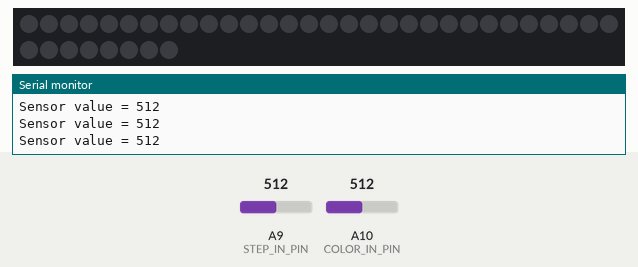
Bench run of a sketch on a simulated Arduino Mega 2560, built with avr-gcc and run on an emulated ATmega2560. Parts: 38 RGB LEDs in strip order, left to right, continuing on the next row, the last lines printed to the serial monitor. The inputs (shaded band) are chosen by the test bench; at power-on: A9 (STEP_IN_PIN) = 512, A10 (COLOR_IN_PIN) = 512.

Above: at 1.2 s.
1.3 s: A9 (STEP_IN_PIN) set to 0
At 1.8 s:
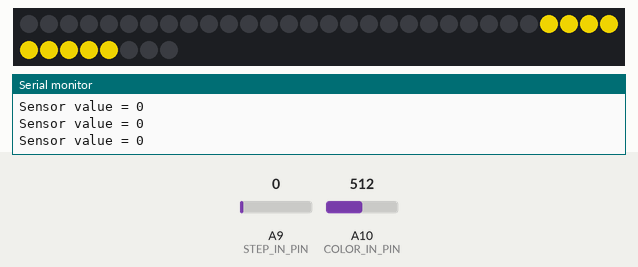
3.7 s: A9 (STEP_IN_PIN) set to 67
At 4.02 s:
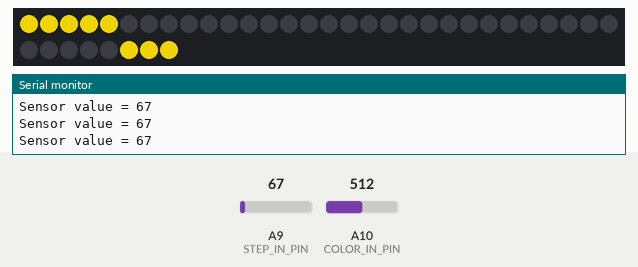
5.3 s: A9 (STEP_IN_PIN) set to 79
At 7.8 s:
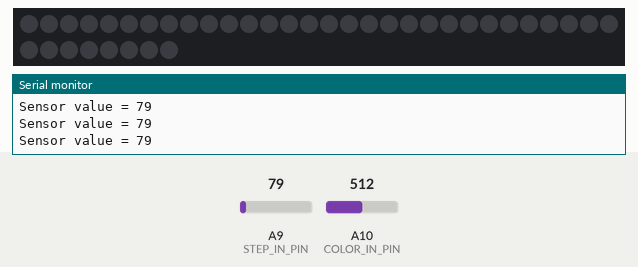
Timing chart, 0 to 9.3 s (numbered marks = the images above; inputs shaded):
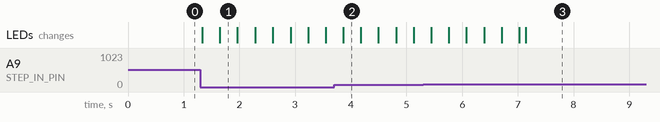

Measured:
- the behaviour switches between 74 and 75 on A9 (STEP_IN_PIN) (found by bisection; images 2 and 3)
- after the input at 1.3 s, the LEDs: first change at once (image 1 shows a later state)
- after the input at 5.3 s, the LEDs: first differ from a run without the input after 1.8 s (image 3)

The sketch:

LED_Sneakers.ino
```cpp
#include "Button.h"
#include "ShoeAnimation.h"
#include "ColorButton.h"
#include <Adafruit_NeoPixel.h>
#include <EEPROM.h>

#define PRINT_SENSOR_VALUE true    // Print the step sensor value to the console

// Define all our inputs and outputs
#define STEP_IN_PIN A9              // Analog input pin that the step potentiometer is attached to
#define STEP_INPUT 9                // Analog input pin that the step potentiometer is attached to
#define COLOR_IN_PIN A10            // Analog input pin that the color potentiometer is attached to
#define COLOR_INPUT 10              // Analog input pin that the color potentiometer is attached to
#define LED_OUTPUT 6                // Output pin that the Neo Pixel LEDs are attached to

// Set these based on individual shoe and potentiometer sensitivies
// Right = 44 - 100 (75)
// Left = 50 - 115
#define STEP_SENSOR_TRIGGER 75      // The LEDs will be triggered when the step input goes below this value
#define NUM_LEDS 38                 // The number of LEDs on the shoe
#define FIRST_LED 34                // The index of the first LED on the shoe to start the cycle with
#define REVERSE_ANIMATION true      // If the LED animation should animate from outside-in

// Some constants used for display
#define NUM_COLORS 8                // The number of colors to cycle through with button clicks
#define COLOR_OFFSET 0.8f           // Value between 0 and 1, used to tweak the exact colors that are cycled through
#define ANIMATION_DELAY 25          // Time delay to wait for LEDs to light up

ShoeAnimation* animation = NULL;
ColorButton* colorButton = NULL;
Button* stepButton = NULL;

void setup() {
  // initialize serial communications at 9600 bps:
  Serial.begin(9600);
  animation = new ShoeAnimation(LED_OUTPUT, NUM_LEDS, FIRST_LED, ANIMATION_DELAY, REVERSE_ANIMATION);
  colorButton = new ColorButton(COLOR_IN_PIN, COLOR_INPUT, 100, NUM_COLORS, COLOR_OFFSET, animation, 0);
  stepButton = new Button(STEP_IN_PIN, STEP_INPUT, STEP_SENSOR_TRIGGER);
  stepButton->printSensorValue(PRINT_SENSOR_VALUE);
}

void loop() {
  // Check for inputs
  colorButton->checkButtonState();
  stepButton->checkButtonState();

  if (animation->isAnimating()) {    // Are we in the process of an LED animation?
    animation->increment();          // Try to increment the animation
  } else if (stepButton->isDown()) { // Is someone stepping?
    animation->start();              // Start animation
  }
}
```

Button.cpp
```cpp
#include "Arduino.h"
#include "Button.h"

Button:: Button(int pin, int input, int threshold) :
  PIN(pin),
  THRESHOLD(threshold),
  mIsDown(false),
  mPrint(false) {
    pinMode(input, INPUT_PULLUP);
}

void Button:: checkButtonState() {
  int sensorValue = analogRead(PIN);

  if (mPrint) {
    Serial.print("Sensor value = ");
    Serial.println(sensorValue);
  }

  if (sensorValue < THRESHOLD) { // Pressed
    bool wasDown = mIsDown;
    mIsDown = true;
    if (!wasDown) {
      onDown();
    }
  } else if (mIsDown) { // Released
    mIsDown = false;
    onUp();
  }
}

bool Button:: isDown() const {
  return mIsDown;
}

void Button:: printSensorValue(bool b) {
  mPrint = b;
}
```

Button.h
```cpp
#ifndef BUTTON_H
#define BUTTON_H

class Button {
  private:
    Button(const Button& copy);
    Button& operator=(const Button& copy);

    const int PIN;        // Analog input pin that the button or potentiometer is attached to
    const int THRESHOLD;  // The button will be triggered when input goes below this value
    bool mIsDown;         // If the button is currently being pressed down
    bool mPrint;          // Print debug output

  public:
    // Constructor: pin number, input number, threshold the value of the input must dip below to trigger a button push
    Button(int pin, int input, int threshold);

    // To be called in loop(). Checks if the button has been pushed or released.
    void checkButtonState();

    // Returns if the button is currently pushed down
    bool isDown() const;

    // Whether to print the sensor value
    void printSensorValue(bool b);

  protected:
    // Triggered when button is pushed down
    virtual void onDown() { }

    // Triggered when button is released
    virtual void onUp() { }
};
#endif
```

ColorButton.cpp
```cpp
#include "ColorButton.h"
#include "Arduino.h"
#include "ShoeAnimation.h"
#include "Util.h"
#include <EEPROM.h>

ColorButton:: ColorButton(int pin, int input, int threshold, int numColors, float colorOffset, ShoeAnimation* animationPtr, int eepromAddress) :
  Button (pin, input, threshold),
  NUM_COLORS(numColors),
  COLOR_OFFSET(colorOffset),
  COLOR_FREQUENCY(2 * PI / numColors),
  mCurrentColorIndex(0),
  mAnimationPtr(animationPtr),
  mEepromAddress(eepromAddress) {
    int savedColorIndex = EEPROM.read(mEepromAddress);
    if (savedColorIndex >= 0 && savedColorIndex <= NUM_COLORS) {
      mCurrentColorIndex = savedColorIndex;
    }
    updateAnimationColor();
}

void ColorButton::onUp() {
  ++mCurrentColorIndex %= (NUM_COLORS + 1);
  EEPROM.write(mEepromAddress, (byte) mCurrentColorIndex); // Save new index to EEPROM memory
  updateAnimationColor();
}

void ColorButton::updateAnimationColor() {
  if (mAnimationPtr) {
    bool isRainbow = mCurrentColorIndex >= NUM_COLORS;
    mAnimationPtr->setColor(isRainbow ? 0 : calculateColor(mCurrentColorIndex, COLOR_FREQUENCY, COLOR_OFFSET));
  }
}
```

ColorButton.h
```cpp
#ifndef COLOR_BUTTON_H
#define COLOR_BUTTON_H

#include "Button.h"
#include "ShoeAnimation.h"

class ColorButton : public Button {
  private:
    const int NUM_COLORS;          // The number of colors to cycle through (not including rainbow mode)
    const float COLOR_FREQUENCY;   // Use this frequency to calculate color of the LEDs when cycling through the colors.
    const float COLOR_OFFSET;      // Value between 0 and 1, used to tweak the exact colors that are cycled through
    int mCurrentColorIndex;        // Denotes the index of the color currently being used
    ShoeAnimation* mAnimationPtr;  // Pointer to ShoeAnimation whose color we're changing
    const int mEepromAddress;       // The address of where the currently color index is stored in EEPROM memory

  public:
    // Constructor: pin number, input number, threshold the value of the input must dip below to trigger a button push
    // number of colors to cycle through, color offset value from 0 to 1, pointer to ShoeAnimation we're changing the color of
    // The address of where the currently color index is stored in EEPROM memory
    ColorButton(int pin, int input, int threshold, int numColors, float colorOffset, ShoeAnimation* animationPtr, int eepromAddress);

  private:
    // Change color when button is released
    void onUp();

    // Do nothing when button is pushed down
    void onDown() { }

    // Updates the color of the ShowAnimation object
    void updateAnimationColor();
};
#endif
```

ShoeAnimation.cpp
```cpp
#include "ShoeAnimation.h"
#include "Arduino.h"
#include "Util.h"

ShoeAnimation:: ShoeAnimation(int output, int numLEDs, int firstLEDIndex, int delayMillis, bool reverseAnimation) :
  NUM_LEDS(numLEDs),
  FIRST_LED_INDEX(firstLEDIndex),
  RAINBOW_COLOR_FREQUENCY(2 * PI / numLEDs),
  DELAY(delayMillis),
  mStrip(numLEDs, output, NEO_GRB + NEO_KHZ800),
  mIsAnimating(false),
  mTurnLEDsOn(true),
  mNextLEDIndex(0),
  mRainbowOffset(0),
  mColor(0),
  mReverseAnimation(reverseAnimation) {
    mStrip.begin();
    mStrip.show(); // Initialize all pixels to 'off'
}

void ShoeAnimation:: start() {
  mIsAnimating = true;
  mTurnLEDsOn = true;
  mNextLEDIndex = 0;
  mStartedWaiting = 0;
  if (mColor == 0) { // Currently displaying rainbow
    ++mRainbowOffset %= NUM_LEDS;     // Shift the rainbow for the next step
  }
  increment();
}

void ShoeAnimation:: increment() {
  if (!mIsAnimating) {
    return;
  }

  unsigned long now = millis();
  if (mStartedWaiting + DELAY <= now) { // If we've been waiting long enough for the next step in the animation
    uint32_t c = mTurnLEDsOn ? getLEDColor(mNextLEDIndex) : 0;

    setPixelColor(mNextLEDIndex, c);
    mStrip.show();

    if (++mNextLEDIndex >= NUM_LEDS) {
      if (mTurnLEDsOn) {
        mNextLEDIndex = 0;
        mTurnLEDsOn = false;
      } else {
        mIsAnimating = false;
      }
    }
    mStartedWaiting = now;
  }
}

void ShoeAnimation:: setColor(uint32_t c) {
  mColor = c;

  // Update all of the LEDs that are currently turned on to the appropriate color

  if (!mIsAnimating) { // Nothing to do here
    return;
  }

  int startIndex=  mTurnLEDsOn ? 0 : mNextLEDIndex;
  int endIndex = mTurnLEDsOn ? mNextLEDIndex : NUM_LEDS;

  for (int i = startIndex; i < endIndex; i++) {
    setPixelColor(i, getLEDColor(i));
  }
  mStrip.show();
}

void ShoeAnimation:: setPixelColor(int index, uint32_t color) {
  mStrip.setPixelColor((index * (mReverseAnimation ? -1 : 1) + FIRST_LED_INDEX + NUM_LEDS) % NUM_LEDS, color);
}

uint32_t ShoeAnimation:: getLEDColor(int index) {
  return mColor == 0 ? calculateColor(index + mRainbowOffset, RAINBOW_COLOR_FREQUENCY, 0) : mColor;
}

bool ShoeAnimation:: isAnimating() const {
  return mIsAnimating;
}
```

ShoeAnimation.h
```cpp
#ifndef SHOE_ANIMTATION_H
#define SHOE_ANIMTATION_H

#include <Adafruit_NeoPixel.h>
#include "Arduino.h"

class ShoeAnimation {
  private:
    ShoeAnimation(const ShoeAnimation& copy);
    ShoeAnimation& operator=(const ShoeAnimation& copy);

    const int NUM_LEDS;                  // The number of LEDs on the shoe
    const int FIRST_LED_INDEX;           // The index of the first LED on the shoe to start the cycle with
    const float RAINBOW_COLOR_FREQUENCY; // Use this frequency when displaying rainbow effect. The shoe will show one rainbow cycle around its circumfrence.
    const int DELAY;                     // The amount of time, in milliseconds, to delay between pixel animations

    Adafruit_NeoPixel mStrip;            // The NeoPixel LED strip
    bool mIsAnimating;                   // Is the shoe in the process of a swipe animation?
    bool mTurnLEDsOn;                    // Should the next step in the animation to turn the LEDs on or off?
    int mNextLEDIndex;                   // The index of the next LED in the animation
    unsigned long mStartedWaiting;       // Time we started waiting for the next step of animation
    int mRainbowOffset;                  // The color of the rainbow is offset by one LED with each step
    uint32_t mColor;                     // Color the LEDs will display, 0 indicates rainbow mode
    bool mReverseAnimation;              // If true, the direction of the animation goes backwards (mNextLEDIndex will be decremented rather than incremented)

    // Sets the LED with the specified index to the specified color, offsetting it by FIRST_LED_INDEX (color=0 sets the LED off)
    void setPixelColor(int index, uint32_t color);

    // Returns the color for the LED with the specified index.
    // Returns a different color for each index if in rainbow mode, otherwise returns mColor;
    uint32_t getLEDColor(int index);

  public:

    // Constructor: output pin, number of LEDs, index of the first LED, time delay in milliseconds, direction of the animation
    ShoeAnimation(int output, int numLEDs, int firstLEDIndex, int delayMillis, bool reverseAnimation);

    // Starts a new animation
    void start();

    // Increments the animation by one LED
    void increment();

    // Returns if an animation is in process
    bool isAnimating() const;

    // Sets the color of the LEDs, assumes rainbow mode if c == 0
    void setColor(uint32_t c);
};

#endif
```

Util.cpp
```cpp
#include "Util.h"
#include "Arduino.h"

// Referenced from http://krazydad.com/tutorials/makecolors.php
// Returns a color from a specific index, i, in the rainbow based on a frequency such that frequency = 2 * PI / total_indices
uint32_t calculateColor(int i, float frequency, float offset) {
 return Adafruit_NeoPixel::Color(
      sin(frequency * (i + offset)) * 127 + 128,
      sin(frequency * (i + offset) + PI2_3) * 127 + 128,
      sin(frequency * (i + offset) + PI4_3) * 127 + 128
    );
}
```

Util.h
```cpp
#ifndef UTIL_H
#define UTIL_H

#include "Arduino.h"
#include <Adafruit_NeoPixel.h>

#define PI2_3 2.09439510239    // = 2 * PI / 3;
#define PI4_3 4.18879020479    // = 4 * PI / 3;

uint32_t calculateColor(int i, float frequency, float offset);


#endif
```
